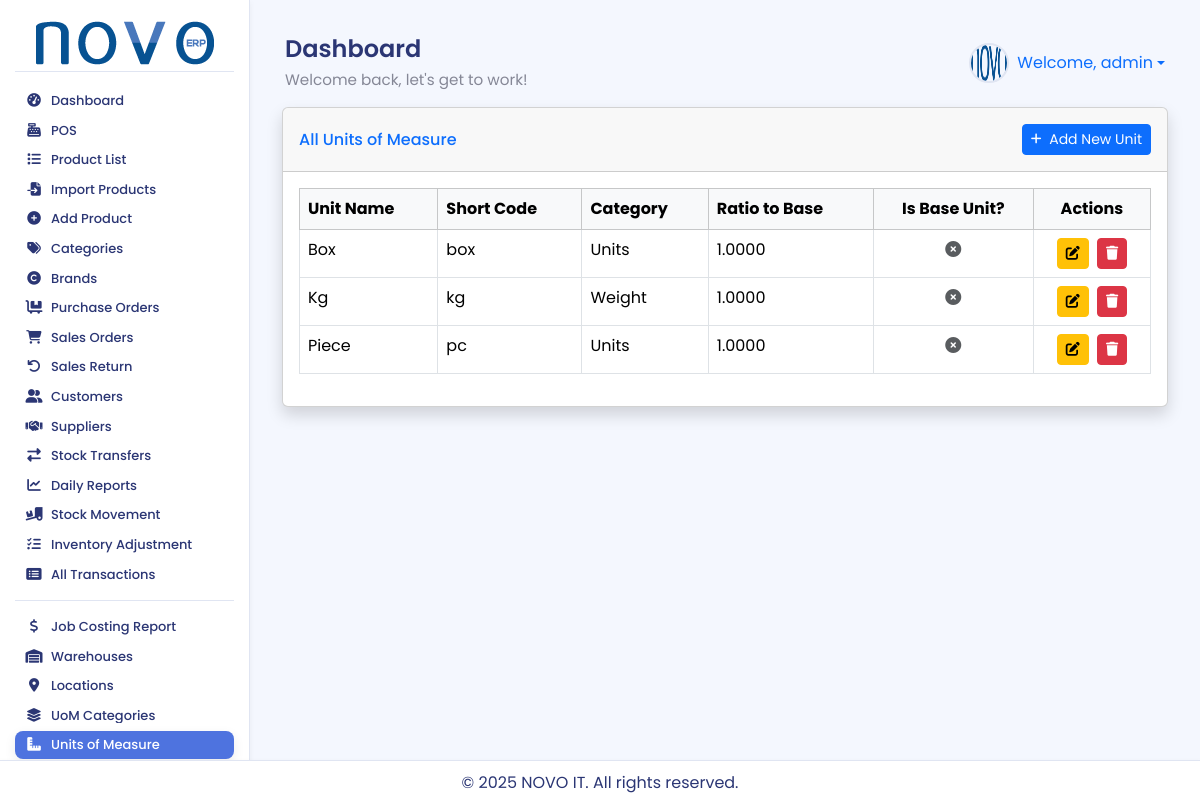
Screenshot of /products/uom/ (signed in) with the database file from the repository.
### accounts/models.py (models this page shows, shortened)
class User(AbstractUser):
    warehouse = models.ForeignKey(
        Warehouse,
        on_delete=models.SET_NULL,
        null=True,
        blank=True,
        related_name='users', # এই গুদামের সাথে যুক্ত ইউজারদের সহজে খুঁজে পাওয়ার জন্য
        verbose_name="Assigned Warehouse" # অ্যাডমিন প্যানেলে প্রদর্শনের জন্য
    )
    class Meta:
        verbose_name = "User"
        verbose_name_plural = "Users"

### products/models.py (models this page shows, shortened)
class UnitOfMeasure(models.Model):
    name = models.CharField(max_length=100, unique=True)
    short_code = models.CharField(max_length=20, unique=True, blank=True, null=True, help_text="Short code for the unit (e.g., 'pc' for piece)")
    category = models.ForeignKey(UnitOfMeasureCategory, on_delete=models.CASCADE)
    ratio = models.DecimalField(max_digits=10, decimal_places=4, default=1.0)
    rounding = models.DecimalField(max_digits=10, decimal_places=4, default=0.001)
    is_base_unit = models.BooleanField(default=False)
    created_at = models.DateTimeField(auto_now_add=True)
    updated_at = models.DateTimeField(auto_now=True)
    class Meta:
        db_table = 'inventory_unitofmeasure'

class UnitOfMeasureCategory(models.Model):
    name = models.CharField(max_length=100, unique=True)
    created_at = models.DateTimeField(auto_now_add=True)
    updated_at = models.DateTimeField(auto_now=True)
    class Meta:
        db_table = 'inventory_unitofmeasurecategory'
        verbose_name_plural = "Unit of Measure Categories"

### products/views.py (the view)
# urls.py: path('uom/', views.unit_of_measure_list, name='unit_of_measure_list'),
@login_required
@permission_required('products.view_unitofmeasure', login_url='/admin/')
def unit_of_measure_list(request):
    units_of_measure = UnitOfMeasure.objects.all().order_by('name')
    context = {'units_of_measure': units_of_measure, 'title': 'Units of Measure'}
    return render(request, 'products/unit_of_measure_list.html', context)

### products/templates/products/unit_of_measure_list.html (shortened to what this page needs)
{% extends 'base.html' %}
{% load static %}
{% block content %}
<div class="container-fluid">
    <div class="card shadow mb-4">
        <div class="card-header py-3 d-flex flex-row align-items-center justify-content-between">
            <h6 class="m-0 font-weight-bold text-primary">All Units of Measure</h6>
            <a href="{% url 'products:add_unit_of_measure' %}" class="btn btn-primary btn-sm">
                 Add New Unit
            </a>
        </div>
        <div class="card-body">
            <div class="table-responsive">
                <table class="table table-bordered table-hover" id="dataTable" width="100%" cellspacing="0">
                    <thead class="table-light">
                        <tr>
                            <th>Unit Name</th>
                            <th>Short Code</th>
                            <th>Category</th>
                            <th>Ratio to Base</th>
                            <th class="text-center">Is Base Unit?</th>
                            <th class="text-center">Actions</th>
                        </tr>
                    </thead>
                    <tbody>
                        {% for uom in units_of_measure %}
                        <tr>
                            <td>{{ uom.name }}</td>
                            <td>{{ uom.short_code|default:"N/A" }}</td>
                            <td>{{ uom.category.name }}</td>
                            <td>{{ uom.ratio }}</td>
                            <td class="text-center">
                                {% if uom.is_base_unit %}
                                    <i class="fas fa-check-circle text-success" title="Yes"></i>
                                {% else %}
                                    <i class="fas fa-times-circle text-muted" title="No"></i>
                                {% endif %}
                            </td>
                            <td class="text-center">
                                <a href="{% url 'products:edit_unit_of_measure' uom.pk %}" class="btn btn-warning btn-sm me-1" title="Edit">
                                    <i class="fas fa-edit"></i>
                                </a>
                                <a href="{% url 'products:delete_unit_of_measure' uom.pk %}" class="btn btn-danger btn-sm" title="Delete">
                                    <i class="fas fa-trash"></i>
                                </a>
                            </td>
                        </tr>
                        {% empty %}
                        <tr>
                            <td colspan="6" class="text-center">No units of measure found.</td>
                        </tr>
                        {% endfor %}
                    </tbody>
                </table>
            </div>
        </div>
    </div>
</div>
{% endblock %}

### inventory_system/templates/base.html (shortened to what this page needs)
{% load static %}
<!DOCTYPE html>
<html lang="en">
<head>
    <link href="https://cdn.jsdelivr.net/npm/select2@4.1.0-rc.0/dist/css/select2.min.css" rel="stylesheet" />
    <link href="https://cdn.jsdelivr.net/npm/bootstrap@5.3.3/dist/css/bootstrap.min.css" rel="stylesheet">
    <link rel="stylesheet" href="https://cdnjs.cloudflare.com/ajax/libs/font-awesome/6.4.0/css/all.min.css">
    <link rel="stylesheet" href="{% static 'css/style.css' %}">
</head>
<body>
<div class="wrapper">
    {% if user.is_authenticated %}
    <aside class="sidebar-nav">
        <div class="sidebar-header">
            <a href="{% url 'dashboard' %}">
                <img src="{% static 'images/logo.png' %}" alt="NOVO ERP Logo">
            </a>
        </div>
        <ul class="sidebar-menu">
            {% with user.groups.all|join:", " as user_groups %}
            {% if 'POS Sales Staff' in user_groups %}
                <li><a href="{% url 'pos:pos_view' %}"><i class="fas fa-cash-register fa-fw"></i> <span>POS</span></a></li>
                <li><a href="{% url 'products:product_list' %}"><i class="fas fa-list fa-fw"></i> <span>Product List</span></a></li>
            {% elif user.is_superuser %}
                <li><a href="{% url 'dashboard' %}"><i class="fas fa-tachometer-alt fa-fw"></i> <span>Dashboard</span></a></li>
                <li><a href="{% url 'pos:pos_view' %}"><i class="fas fa-cash-register fa-fw"></i> <span>POS</span></a></li>
                <li><a href="{% url 'products:product_list' %}"><i class="fas fa-list fa-fw"></i> <span>Product List</span></a></li>
                <li><a href="{% url 'products:import_products' %}"><i class="fas fa-file-import fa-fw"></i> <span>Import Products</span></a></li>
                <li><a href="{% url 'products:add_product' %}"><i class="fas fa-plus-circle fa-fw"></i> <span>Add Product</span></a></li>
                <li><a href="{% url 'products:category_list' %}"><i class="fas fa-tags fa-fw"></i> <span>Categories</span></a></li>
                <li><a href="{% url 'products:brand_list' %}"><i class="fas fa-copyright fa-fw"></i> <span>Brands</span></a></li>
                <li><a href="{% url 'purchase:purchase_order_list' %}"><i class="fas fa-dolly-flatbed fa-fw"></i> <span>Purchase Orders</span></a></li>
                <li><a href="{% url 'sales:sales_order_list' %}"><i class="fas fa-shopping-cart fa-fw"></i> <span>Sales Orders</span></a></li>
                <li><a href="{% url 'sales:create_sales_return' %}"><i class="fas fa-undo fa-fw"></i> <span>Sales Return</span></a></li>
                <li><a href="{% url 'partners:customer_list' %}"><i class="fas fa-user-friends fa-fw"></i> <span>Customers</span></a></li>
                <li><a href="{% url 'partners:supplier_list' %}"><i class="fas fa-handshake fa-fw"></i> <span>Suppliers</span></a></li>
                <li><a href="{% url 'purchase:stock_transfer_request_list' %}"><i class="fas fa-exchange-alt fa-fw"></i> <span>Stock Transfers</span></a></li>
                <li><a href="{% url 'reports:daily_sales_report' %}"><i class="fas fa-chart-line fa-fw"></i> <span>Daily Reports</span></a></li>
                <li><a href="{% url 'stock:stock_movement_report' %}"><i class="fas fa-truck-loading fa-fw"></i> <span>Stock Movement</span></a></li>
                <li><a href="{% url 'stock:inventory_adjustment' %}"><i class="fas fa-tasks fa-fw"></i> <span>Inventory Adjustment</span></a></li>
                <li><a href="{% url 'stock:transaction_list' %}"><i class="fas fa-list-alt fa-fw"></i> <span>All Transactions</span></a></li>
                <div class="sidebar-divider"></div>
                <li><a href="{% url 'costing:job_costing_report' %}"><i class="fas fa-dollar-sign fa-fw"></i> <span>Job Costing Report</span></a></li>
                <li><a href="{% url 'stock:warehouse_list' %}"><i class="fas fa-warehouse fa-fw"></i> <span>Warehouses</span></a></li>
                <li><a href="{% url 'stock:location_list' %}"><i class="fas fa-map-marker-alt fa-fw"></i> <span>Locations</span></a></li>
                <li><a href="{% url 'products:uom_category_list' %}"><i class="fas fa-layer-group fa-fw"></i> <span>UoM Categories</span></a></li>
                <li><a href="{% url 'products:unit_of_measure_list' %}"><i class="fas fa-ruler-combined fa-fw"></i> <span>Units of Measure</span></a></li>
                <li><a href="{% url 'management:backup_restore' %}"> <span>Backup/Restore</span></a></li>
            {% endif %}
            {% endwith %}
        </ul>
    </aside>
    {% endif %}
    <div class="main-content">
        {% if user.is_authenticated %}
        <header class="header">
            <div class="header-title">
                <h1>{% block page_title %}Dashboard{% endblock %}</h1>
                <p>Welcome back, let's get to work!</p>
            </div>
            <div class="d-flex align-items-center">
                <div class="user-profile dropdown">
                    <a href="#" class="dropdown-toggle text-decoration-none d-flex align-items-center" data-bs-toggle="dropdown" aria-expanded="false">
                        <img src="{% static 'images/default_avatar.png' %}" alt="Avatar" class="me-2"> Welcome, {{ user.username }}
                    </a>
                </div>
            </div>
        </header>
        {% endif %}
        <main>
            {% block content %}{% endblock %}
        </main>
        <footer class="footer">
            <p>&copy; {% now "Y" %} NOVO IT. All rights reserved.</p>
        </footer>
    </div>
</div>
</body>
</html>

### static/css/style.css (style rules this page uses)
:root { --primary: hsl(185, 75%, 43%); --success: #1cc88a; --info: #36b9cc; --warning: #f6c23e; --danger: #e74a3b; --text: #2B3674; --muted: #858796; --bg: #F4F7FE; --card: #FFFFFF; --border: #E0E5F2; --sidebar-text: #2B3674; --sidebar-active-bg: #4e73df; --sidebar-hover-bg: rgba(78, 115, 223, 0.1); --shadow-sm: 0 2px 6px rgba(0, 0, 0, 0.05); --shadow-md: 0 4px 12px rgba(0, 0, 0, 0.08); --transition-fast: 0.2s ease; --transition-smooth: 0.3s ease; }
body { font-family: 'Poppins', sans-serif; background-color: var(--bg); color: var(--text); display: flex; flex-direction: column; min-height: 100vh; margin: 0; overflow-x: hidden; }
.wrapper { flex: 1; display: flex; flex-direction: row; }
.sidebar-nav { width: 250px; background: var(--card); border-right: 1px solid var(--border); padding: 15px; transition: width var(--transition-fast); box-shadow: var(--shadow-sm); height: calc(100vh - 37px); position: sticky; top: 0; overflow-y: auto; display: flex; flex-direction: column; }
.sidebar-header { padding: 5px 5px; border-bottom: 1px solid var(--border); text-align: center; }
.sidebar-header a img { width: 100%; max-width: 180px; height: auto; object-fit: contain; }
.sidebar-menu { list-style: none; padding: 0; margin: 15px 0 0; flex: 1 1 auto; }
.sidebar-nav::after { content: ''; padding-bottom: 20px; }
.sidebar-menu li { margin-bottom: 2px; }
.sidebar-menu a { display: flex; align-items: center; padding: 6px 10px; border-radius: 8px; color: var(--sidebar-text); text-decoration: none; font-weight: 500; font-size: 13px; line-height: 1.2; transition: background-color var(--transition-smooth), transform var(--transition-fast), box-shadow var(--transition-fast); }
.sidebar-menu a i { margin-right: 8px; width: 18px; text-align: center; font-size: 0.85rem; transition: color var(--transition-fast); }
.sidebar-menu a span { white-space: nowrap; overflow: hidden; text-overflow: ellipsis; }
.sidebar-menu a.active { background-color: var(--sidebar-active-bg); color: white; box-shadow: var(--shadow-md); }
.sidebar-menu a.active i { color: white; }
.sidebar-divider { height: 1px; background-color: var(--border); margin: 12px 0; }
.header { display: flex; justify-content: space-between; align-items: center; padding: 15px 15px; }
.header-title h1 { margin: 0; font-size: 1.5rem; font-weight: 600; }
.header-title p { margin: 5px 0 0; color: var(--muted); font-size: 0.95rem; }
.user-profile { display: flex; align-items: center; }
.user-profile img { width: 40px; height: 40px; border-radius: 50%; margin-right: 10px; border: 2px solid var(--border); }
.main-content { flex: 1; padding: 20px; padding-bottom: 60px; overflow-y: auto; background-color: var(--bg); }
.footer { position: fixed; bottom: 0; left: 0; width: 100%; height: 40px; background-color: var(--card); color: var(--text); text-align: center; padding: 10px; border-top: 1px solid var(--border); box-shadow: var(--shadow-sm); z-index: 1000; }

### rows the page displays
User: username "admin"
UnitOfMeasure: name "Box", short_code "box", category.name "Units", ratio "1.0000", is_base_unit False (drawn)
UnitOfMeasure: name "Kg", short_code "kg", category.name "Weight", ratio "1.0000", is_base_unit False (drawn)
UnitOfMeasure: name "Piece", short_code "pc", category.name "Units", ratio "1.0000", is_base_unit False (drawn)
